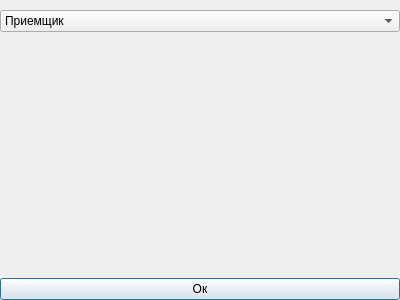
<?xml version="1.0" encoding="UTF-8"?>
<ui version="4.0">
 <class>roleInputDialog</class>
 <widget class="QDialog" name="roleInputDialog">
  <property name="geometry">
   <rect>
    <x>0</x>
    <y>0</y>
    <width>400</width>
    <height>300</height>
   </rect>
  </property>
  <property name="minimumSize">
   <size>
    <width>400</width>
    <height>0</height>
   </size>
  </property>
  <property name="maximumSize">
   <size>
    <width>19999</width>
    <height>16777215</height>
   </size>
  </property>
  <property name="windowTitle">
   <string>Dialog</string>
  </property>
  <layout class="QHBoxLayout" name="horizontalLayout">
   <property name="spacing">
    <number>0</number>
   </property>
   <property name="leftMargin">
    <number>0</number>
   </property>
   <property name="topMargin">
    <number>0</number>
   </property>
   <property name="rightMargin">
    <number>0</number>
   </property>
   <property name="bottomMargin">
    <number>0</number>
   </property>
   <item>
    <layout class="QVBoxLayout" name="verticalLayout">
     <property name="spacing">
      <number>1</number>
     </property>
     <property name="topMargin">
      <number>10</number>
     </property>
     <item>
      <widget class="QComboBox" name="comboBox">
       <property name="minimumSize">
        <size>
         <width>0</width>
         <height>0</height>
        </size>
       </property>
       <item>
        <property name="text">
         <string>Приемщик</string>
        </property>
       </item>
       <item>
        <property name="text">
         <string>Сборщик</string>
        </property>
       </item>
       <item>
        <property name="text">
         <string>Доставщик</string>
        </property>
       </item>
       <item>
        <property name="text">
         <string>Кладовщик</string>
        </property>
       </item>
       <item>
        <property name="text">
         <string>admin</string>
        </property>
       </item>
      </widget>
     </item>
     <item>
      <spacer name="verticalSpacer">
       <property name="orientation">
        <enum>Qt::Vertical</enum>
       </property>
       <property name="sizeType">
        <enum>QSizePolicy::Expanding</enum>
       </property>
       <property name="sizeHint" stdset="0">
        <size>
         <width>20</width>
         <height>30</height>
        </size>
       </property>
      </spacer>
     </item>
     <item>
      <widget class="QPushButton" name="pushButton">
       <property name="layoutDirection">
        <enum>Qt::LeftToRight</enum>
       </property>
       <property name="text">
        <string>Ок</string>
       </property>
       <property name="autoDefault">
        <bool>false</bool>
       </property>
       <property name="default">
        <bool>true</bool>
       </property>
       <property name="flat">
        <bool>false</bool>
       </property>
      </widget>
     </item>
    </layout>
   </item>
  </layout>
 </widget>
 <resources/>
 <connections/>
</ui>
